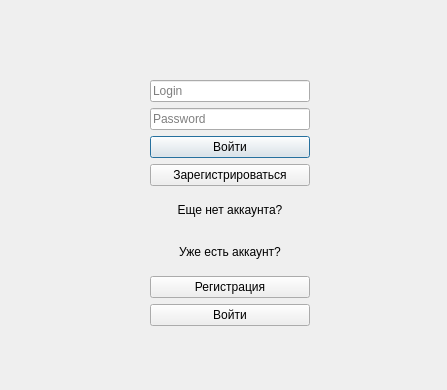
<?xml version="1.0" encoding="UTF-8"?>
<ui version="4.0">
 <class>AuthWindow</class>
 <widget class="QDialog" name="AuthWindow">
  <property name="geometry">
   <rect>
    <x>0</x>
    <y>0</y>
    <width>447</width>
    <height>390</height>
   </rect>
  </property>
  <property name="windowTitle">
   <string>Dialog</string>
  </property>
  <widget class="QWidget" name="verticalLayoutWidget_3">
   <property name="geometry">
    <rect>
     <x>150</x>
     <y>80</y>
     <width>160</width>
     <height>246</height>
    </rect>
   </property>
   <layout class="QVBoxLayout" name="verticalLayout_3">
    <item>
     <layout class="QVBoxLayout" name="verticalLayout_2">
      <item>
       <widget class="QLineEdit" name="loginInput">
        <property name="placeholderText">
         <string>Login</string>
        </property>
       </widget>
      </item>
      <item>
       <widget class="QLineEdit" name="passwordInput">
        <property name="placeholderText">
         <string>Password</string>
        </property>
       </widget>
      </item>
     </layout>
    </item>
    <item>
     <layout class="QVBoxLayout" name="verticalLayout">
      <item>
       <widget class="QPushButton" name="authEnterButton">
        <property name="text">
         <string>Войти</string>
        </property>
       </widget>
      </item>
      <item>
       <widget class="QPushButton" name="regEnterButton">
        <property name="text">
         <string>Зарегистрироваться</string>
        </property>
       </widget>
      </item>
      <item>
       <widget class="QLabel" name="authLabel">
        <property name="text">
         <string>Еще нет аккаунта?</string>
        </property>
        <property name="alignment">
         <set>Qt::AlignCenter</set>
        </property>
       </widget>
      </item>
      <item>
       <widget class="QLabel" name="regLabel">
        <property name="text">
         <string>Уже есть аккаунт?</string>
        </property>
        <property name="alignment">
         <set>Qt::AlignCenter</set>
        </property>
       </widget>
      </item>
      <item>
       <widget class="QPushButton" name="authRegButton">
        <property name="text">
         <string>Регистрация</string>
        </property>
       </widget>
      </item>
      <item>
       <widget class="QPushButton" name="regLoginButton">
        <property name="text">
         <string>Войти</string>
        </property>
       </widget>
      </item>
     </layout>
    </item>
   </layout>
  </widget>
  <widget class="QLabel" name="passLoginFormat">
   <property name="geometry">
    <rect>
     <x>120</x>
     <y>10</y>
     <width>221</width>
     <height>61</height>
    </rect>
   </property>
   <property name="text">
    <string/>
   </property>
   <property name="alignment">
    <set>Qt::AlignCenter</set>
   </property>
   <property name="wordWrap">
    <bool>true</bool>
   </property>
  </widget>
 </widget>
 <resources/>
 <connections/>
</ui>
